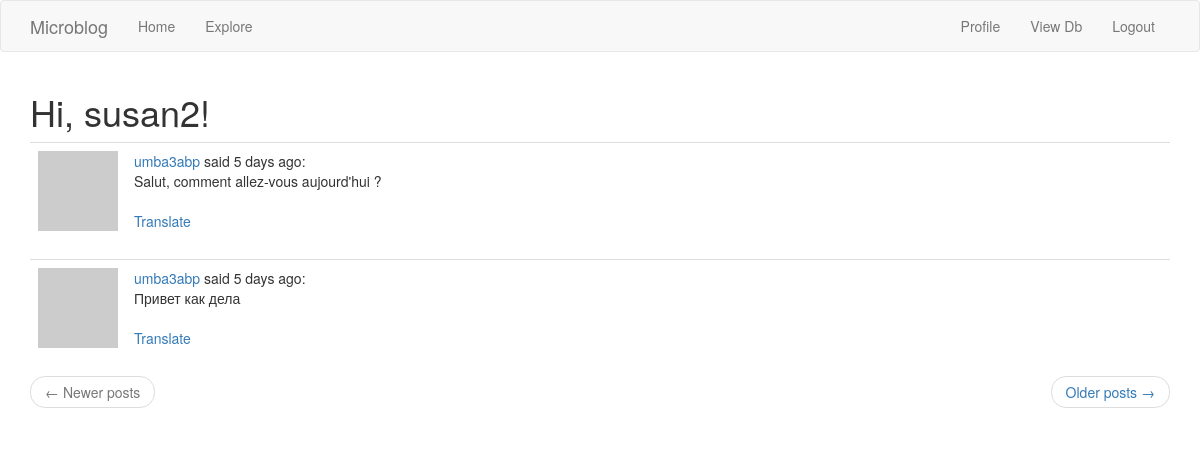
The page /explore (signed in) on the database its author committed.
### app/models.py (models this page shows, shortened)
class User(UserMixin, db.Model):
    id = db.Column(db.Integer, primary_key=True)
    username = db.Column(db.String(64), index=True, unique=True)
    email = db.Column(db.String(120), index=True, unique=True)
    password_hash = db.Column(db.String(128))
    fav_animal = db.Column(db.String(128)) #added later during migration
    about_me = db.Column(db.String(140))
    last_seen = db.Column(db.DateTime, default=datetime.utcnow)
    posts = db.relationship('Post', backref='author', lazy='dynamic')
    followed = db.relationship(
        'User', secondary=followers, #User is the right side entity in the relation, left side = parent class (obv self referential)
        primaryjoin=(followers.c.follower_id == id), #how we link LHS of followers table with Users
        secondaryjoin=(followers.c.followed_id == id), #how we link RHS of followers table with Users
        backref=db.backref('followers', lazy='dynamic'), #indicates how the rel-ship is accessed from RHS
        lazy='dynamic' #lazy population both from LHS (this line) and RHS (prev line)
    )
    @login.user_loader
    def load_user(id):
        return User.query.get(int(id))
    def avatar(self, size):
        digest = md5(self.email.lower().encode('utf-8')).hexdigest()
        return 'https://www.gravatar.com/avatar/{}?d=identicon&s={}'.format(
            digest, size)

class Post(db.Model):
    id = db.Column(db.Integer, primary_key=True)
    body = db.Column(db.String(140))
    timestamp = db.Column(db.DateTime, index=True, default=datetime.utcnow)
    user_id = db.Column(db.Integer, db.ForeignKey('user.id'))
    language = db.Column(db.String(5))

### app/routes.py (the view)
@app.route('/explore')
@login_required
def explore():
    page = request.args.get('page', 1, type=int)
    posts = Post.query.order_by(Post.timestamp.desc()).paginate(
        page, app.config['POSTS_PER_PAGE'], False)
    next_url = url_for('explore', page=posts.next_num) if posts.has_next else None
    prev_url = url_for('explore', page=posts.prev_num) if posts.has_prev else None
    return render_template("index.html", title='Explore', posts=posts.items,
                          next_url=next_url, prev_url=prev_url)

### app/routes.py (called while the page is built)
@app.before_request
def before_request():
    if current_user.is_authenticated:
        current_user.last_seen = datetime.utcnow() #always use UTC, otherwise the times will display differently depending on your location
        db.session.commit()

### app/templates/index.html (shortened to what this page needs)
{% extends "base.html" %}
{% import 'bootstrap/wtf.html' as wtf %}
{% block app_content %}
    <h1>Hi, {{ current_user.username }}!</h1>
    {% for post in posts %}
        {% include '_post.html' %}
    {% endfor %}
    <nav aria-label="...">
        <ul class="pager">
            <li class="previous{% if not prev_url %} disabled{% endif %}">
                <a href="{{ prev_url or '#' }}">
                    <span aria-hidden="true">&larr;</span> Newer posts
                </a>
            </li>
            <li class="next{% if not next_url %} disabled{% endif %}">
                <a href="{{ next_url or '#' }}">
                    Older posts <span aria-hidden="true">&rarr;</span>
                </a>
            </li>
        </ul>
    </nav>
{% endblock %}

### app/templates/_post.html
    <table class="table table-hover">
        <tr>
            <td width="70px">
                <a href="{{ url_for('user', username=post.author.username) }}">
                    <img src="{{ post.author.avatar(70) }}" />
                </a>
            </td>
            <td>
                <a href="{{ url_for('user', username=post.author.username) }}">
                    {{ post.author.username }}
                </a>
                said {{ moment(post.timestamp).fromNow() }}:
                <br>
                <span id="post{{ post.id }}">{{ post.body }}</span>
                <br><br>
                <span id="translation{{ post.id }}">
                    <a href="javascript:translate(
                                '#post{{ post.id }}',
                                '#translation{{ post.id }}',
                                '{{ post.language }}',
                                '{{ g.locale }}');">Translate</a>
                </span>
            </td>
        </tr>
    </table>

### rows shown on the page
User: username "susan2"
Post: author.username "umba3abp", timestamp "5 days ago", body "Salut, comment allez-vous aujourd'hui ?"
Post: author.username "umba3abp", timestamp "5 days ago", body "Привет как дела"
